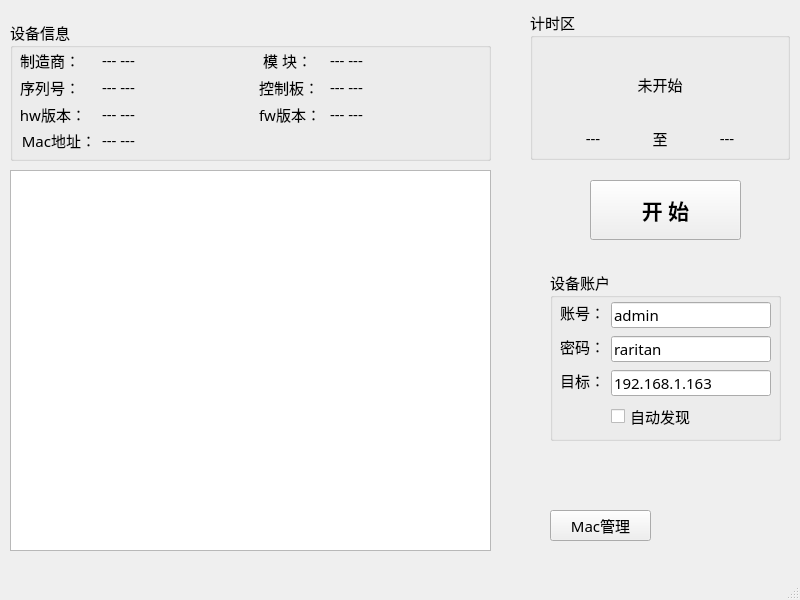
<?xml version="1.0" encoding="UTF-8"?>
<ui version="4.0">
 <class>MainWindow</class>
 <widget class="QMainWindow" name="MainWindow">
  <property name="geometry">
   <rect>
    <x>0</x>
    <y>0</y>
    <width>800</width>
    <height>600</height>
   </rect>
  </property>
  <property name="font">
   <font>
    <family>微软雅黑</family>
    <pointsize>11</pointsize>
   </font>
  </property>
  <property name="windowTitle">
   <string>Node测试工具</string>
  </property>
  <widget class="QWidget" name="centralwidget">
   <widget class="QGroupBox" name="groupBox">
    <property name="geometry">
     <rect>
      <x>550</x>
      <y>270</y>
      <width>231</width>
      <height>171</height>
     </rect>
    </property>
    <property name="title">
     <string>设备账户</string>
    </property>
    <widget class="QLabel" name="label">
     <property name="geometry">
      <rect>
       <x>10</x>
       <y>32</y>
       <width>45</width>
       <height>20</height>
      </rect>
     </property>
     <property name="minimumSize">
      <size>
       <width>45</width>
       <height>0</height>
      </size>
     </property>
     <property name="text">
      <string>账号：</string>
     </property>
     <property name="alignment">
      <set>Qt::AlignRight|Qt::AlignTrailing|Qt::AlignVCenter</set>
     </property>
    </widget>
    <widget class="QLineEdit" name="userEdit">
     <property name="geometry">
      <rect>
       <x>61</x>
       <y>32</y>
       <width>160</width>
       <height>26</height>
      </rect>
     </property>
     <property name="text">
      <string>admin</string>
     </property>
    </widget>
    <widget class="QLabel" name="label_2">
     <property name="geometry">
      <rect>
       <x>10</x>
       <y>66</y>
       <width>45</width>
       <height>20</height>
      </rect>
     </property>
     <property name="minimumSize">
      <size>
       <width>45</width>
       <height>0</height>
      </size>
     </property>
     <property name="text">
      <string>密码：</string>
     </property>
     <property name="alignment">
      <set>Qt::AlignRight|Qt::AlignTrailing|Qt::AlignVCenter</set>
     </property>
    </widget>
    <widget class="QLineEdit" name="pwdEdit">
     <property name="geometry">
      <rect>
       <x>61</x>
       <y>66</y>
       <width>160</width>
       <height>26</height>
      </rect>
     </property>
     <property name="text">
      <string>raritan</string>
     </property>
    </widget>
    <widget class="QLabel" name="label_3">
     <property name="geometry">
      <rect>
       <x>10</x>
       <y>100</y>
       <width>45</width>
       <height>20</height>
      </rect>
     </property>
     <property name="minimumSize">
      <size>
       <width>45</width>
       <height>0</height>
      </size>
     </property>
     <property name="text">
      <string>目标：</string>
     </property>
     <property name="alignment">
      <set>Qt::AlignRight|Qt::AlignTrailing|Qt::AlignVCenter</set>
     </property>
    </widget>
    <widget class="QLineEdit" name="ipEdit">
     <property name="geometry">
      <rect>
       <x>61</x>
       <y>100</y>
       <width>160</width>
       <height>26</height>
      </rect>
     </property>
     <property name="text">
      <string>192.168.1.163</string>
     </property>
    </widget>
    <widget class="QCheckBox" name="adCheckBox">
     <property name="geometry">
      <rect>
       <x>61</x>
       <y>134</y>
       <width>80</width>
       <height>24</height>
      </rect>
     </property>
     <property name="maximumSize">
      <size>
       <width>80</width>
       <height>16777215</height>
      </size>
     </property>
     <property name="text">
      <string>自动发现</string>
     </property>
    </widget>
   </widget>
   <widget class="QGroupBox" name="groupBox_2">
    <property name="geometry">
     <rect>
      <x>10</x>
      <y>20</y>
      <width>481</width>
      <height>141</height>
     </rect>
    </property>
    <property name="title">
     <string>设备信息</string>
    </property>
    <widget class="QLabel" name="label_4">
     <property name="geometry">
      <rect>
       <x>10</x>
       <y>30</y>
       <width>60</width>
       <height>20</height>
      </rect>
     </property>
     <property name="maximumSize">
      <size>
       <width>65</width>
       <height>16777215</height>
      </size>
     </property>
     <property name="text">
      <string>制造商：</string>
     </property>
     <property name="alignment">
      <set>Qt::AlignRight|Qt::AlignTrailing|Qt::AlignVCenter</set>
     </property>
    </widget>
    <widget class="QLabel" name="mfLab">
     <property name="geometry">
      <rect>
       <x>92</x>
       <y>30</y>
       <width>40</width>
       <height>20</height>
      </rect>
     </property>
     <property name="text">
      <string>--- ---</string>
     </property>
    </widget>
    <widget class="QLabel" name="label_15">
     <property name="geometry">
      <rect>
       <x>249</x>
       <y>30</y>
       <width>53</width>
       <height>20</height>
      </rect>
     </property>
     <property name="maximumSize">
      <size>
       <width>65</width>
       <height>16777215</height>
      </size>
     </property>
     <property name="text">
      <string> 模 块：</string>
     </property>
     <property name="alignment">
      <set>Qt::AlignRight|Qt::AlignTrailing|Qt::AlignVCenter</set>
     </property>
    </widget>
    <widget class="QLabel" name="modelLab">
     <property name="geometry">
      <rect>
       <x>320</x>
       <y>30</y>
       <width>40</width>
       <height>20</height>
      </rect>
     </property>
     <property name="text">
      <string>--- ---</string>
     </property>
    </widget>
    <widget class="QLabel" name="label_7">
     <property name="geometry">
      <rect>
       <x>10</x>
       <y>57</y>
       <width>60</width>
       <height>20</height>
      </rect>
     </property>
     <property name="text">
      <string>序列号：</string>
     </property>
     <property name="alignment">
      <set>Qt::AlignRight|Qt::AlignTrailing|Qt::AlignVCenter</set>
     </property>
    </widget>
    <widget class="QLabel" name="snLab">
     <property name="geometry">
      <rect>
       <x>92</x>
       <y>57</y>
       <width>40</width>
       <height>20</height>
      </rect>
     </property>
     <property name="text">
      <string>--- ---</string>
     </property>
    </widget>
    <widget class="QLabel" name="label_17">
     <property name="geometry">
      <rect>
       <x>249</x>
       <y>57</y>
       <width>60</width>
       <height>20</height>
      </rect>
     </property>
     <property name="text">
      <string>控制板：</string>
     </property>
     <property name="alignment">
      <set>Qt::AlignRight|Qt::AlignTrailing|Qt::AlignVCenter</set>
     </property>
    </widget>
    <widget class="QLabel" name="ctrlSnLab">
     <property name="geometry">
      <rect>
       <x>320</x>
       <y>57</y>
       <width>40</width>
       <height>20</height>
      </rect>
     </property>
     <property name="text">
      <string>--- ---</string>
     </property>
    </widget>
    <widget class="QLabel" name="label_9">
     <property name="geometry">
      <rect>
       <x>10</x>
       <y>84</y>
       <width>66</width>
       <height>20</height>
      </rect>
     </property>
     <property name="text">
      <string>hw版本：</string>
     </property>
     <property name="alignment">
      <set>Qt::AlignRight|Qt::AlignTrailing|Qt::AlignVCenter</set>
     </property>
    </widget>
    <widget class="QLabel" name="hwLab">
     <property name="geometry">
      <rect>
       <x>92</x>
       <y>84</y>
       <width>40</width>
       <height>20</height>
      </rect>
     </property>
     <property name="text">
      <string>--- ---</string>
     </property>
    </widget>
    <widget class="QLabel" name="label_11">
     <property name="geometry">
      <rect>
       <x>249</x>
       <y>84</y>
       <width>62</width>
       <height>20</height>
      </rect>
     </property>
     <property name="text">
      <string>fw版本：</string>
     </property>
     <property name="alignment">
      <set>Qt::AlignRight|Qt::AlignTrailing|Qt::AlignVCenter</set>
     </property>
    </widget>
    <widget class="QLabel" name="fwLab">
     <property name="geometry">
      <rect>
       <x>320</x>
       <y>84</y>
       <width>40</width>
       <height>20</height>
      </rect>
     </property>
     <property name="text">
      <string>--- ---</string>
     </property>
    </widget>
    <widget class="QLabel" name="label_13">
     <property name="geometry">
      <rect>
       <x>10</x>
       <y>110</y>
       <width>76</width>
       <height>20</height>
      </rect>
     </property>
     <property name="text">
      <string>Mac地址：</string>
     </property>
     <property name="alignment">
      <set>Qt::AlignRight|Qt::AlignTrailing|Qt::AlignVCenter</set>
     </property>
    </widget>
    <widget class="QLabel" name="macLab">
     <property name="geometry">
      <rect>
       <x>92</x>
       <y>110</y>
       <width>40</width>
       <height>20</height>
      </rect>
     </property>
     <property name="text">
      <string>--- ---</string>
     </property>
    </widget>
   </widget>
   <widget class="QTextEdit" name="textEdit">
    <property name="enabled">
     <bool>true</bool>
    </property>
    <property name="geometry">
     <rect>
      <x>10</x>
      <y>170</y>
      <width>481</width>
      <height>381</height>
     </rect>
    </property>
    <property name="readOnly">
     <bool>true</bool>
    </property>
   </widget>
   <widget class="QWidget" name="widget" native="true">
    <property name="geometry">
     <rect>
      <x>660</x>
      <y>510</y>
      <width>131</width>
      <height>31</height>
     </rect>
    </property>
   </widget>
   <widget class="QPushButton" name="startBtn">
    <property name="geometry">
     <rect>
      <x>590</x>
      <y>180</y>
      <width>151</width>
      <height>60</height>
     </rect>
    </property>
    <property name="minimumSize">
     <size>
      <width>120</width>
      <height>0</height>
     </size>
    </property>
    <property name="maximumSize">
     <size>
      <width>200</width>
      <height>60</height>
     </size>
    </property>
    <property name="font">
     <font>
      <family>微软雅黑</family>
      <pointsize>16</pointsize>
      <weight>75</weight>
      <bold>true</bold>
     </font>
    </property>
    <property name="text">
     <string>开 始</string>
    </property>
   </widget>
   <widget class="QGroupBox" name="groupBox_1">
    <property name="geometry">
     <rect>
      <x>530</x>
      <y>10</y>
      <width>260</width>
      <height>150</height>
     </rect>
    </property>
    <property name="minimumSize">
     <size>
      <width>250</width>
      <height>150</height>
     </size>
    </property>
    <property name="maximumSize">
     <size>
      <width>260</width>
      <height>300</height>
     </size>
    </property>
    <property name="font">
     <font>
      <family>微软雅黑</family>
      <pointsize>11</pointsize>
     </font>
    </property>
    <property name="title">
     <string>计时区</string>
    </property>
    <layout class="QGridLayout" name="gridLayout_3">
     <item row="0" column="0" colspan="3">
      <widget class="QLabel" name="timeLab">
       <property name="text">
        <string>未开始</string>
       </property>
       <property name="alignment">
        <set>Qt::AlignCenter</set>
       </property>
      </widget>
     </item>
     <item row="1" column="0">
      <widget class="QLabel" name="startLab">
       <property name="maximumSize">
        <size>
         <width>16777215</width>
         <height>20</height>
        </size>
       </property>
       <property name="text">
        <string>---</string>
       </property>
       <property name="alignment">
        <set>Qt::AlignCenter</set>
       </property>
      </widget>
     </item>
     <item row="1" column="1">
      <widget class="QLabel" name="label_5">
       <property name="maximumSize">
        <size>
         <width>20</width>
         <height>20</height>
        </size>
       </property>
       <property name="text">
        <string>至</string>
       </property>
       <property name="alignment">
        <set>Qt::AlignCenter</set>
       </property>
      </widget>
     </item>
     <item row="1" column="2">
      <widget class="QLabel" name="endLab">
       <property name="maximumSize">
        <size>
         <width>16777215</width>
         <height>20</height>
        </size>
       </property>
       <property name="text">
        <string>---</string>
       </property>
       <property name="alignment">
        <set>Qt::AlignCenter</set>
       </property>
      </widget>
     </item>
    </layout>
   </widget>
   <widget class="QPushButton" name="macBtn">
    <property name="geometry">
     <rect>
      <x>550</x>
      <y>510</y>
      <width>101</width>
      <height>31</height>
     </rect>
    </property>
    <property name="text">
     <string>Mac管理</string>
    </property>
   </widget>
  </widget>
  <widget class="QMenuBar" name="menubar">
   <property name="geometry">
    <rect>
     <x>0</x>
     <y>0</y>
     <width>800</width>
     <height>23</height>
    </rect>
   </property>
  </widget>
  <widget class="QStatusBar" name="statusbar"/>
 </widget>
 <resources/>
 <connections/>
</ui>
